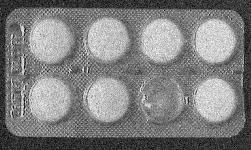
#> input picture ImageProcessing/image1.jpg, 251 x 150 px, found by its file name
$ jupyter execute DIP_EXAM_PART2.ipynb   (shell and % lines are left out)
#> lines starting #> are read from the running program, lines starting #| are printed output that depends on the picture; after the words box and inside, x2 and y2 are one past the last pixel; in counts of white or black regions, pixels touching at a corner belong together
[cell 1]
import cv2
import numpy as np
import matplotlib.pyplot as plt

# TO FIND THE CENTRE OF USED TABLET

[cell 2]
image = cv2.imread("/home/guru/Desktop/OpenCV/ImageProcessing/image1.jpg",0)
#> image is the input picture: shape (150, 251); min 0, max 255, mean 127.2

[cell 3]
cimg = cv2.imread("/home/guru/Desktop/OpenCV/ImageProcessing/image1.jpg")

[cell 4]
plt.imshow(image,cmap = "gray")

[cell 5]
img = cv2.medianBlur(image,5)
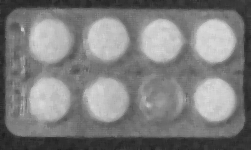
#> img: shape (150, 251); min 31, max 222, mean 126.6

[cell 6]
plt.imshow(img,cmap = "gray")

[cell 7]
circles = cv2.HoughCircles(img,cv2.HOUGH_GRADIENT,1,40,
                            param1=50,param2=30,minRadius=22,maxRadius=50)
#> circles = [[108.5, 101.5, 42.7], [42.5, 43.5, 35], [108.5, 40.5, 37.2], [53.5, 103.5, 33.8], [217.5, 97.5, 29.4], [217.5, 42.5, 27.2], [164.5, 99.5, 26.1], [162.5, 43.5, 23.8]]

[cell 8]
circles = np.uint16(np.around(circles))
#> circles = [[108, 102, 43], [42, 44, 35], [108, 40, 37], [54, 104, 34], [218, 98, 29], [218, 42, 27], [164, 100, 26], [162, 44, 24]]

[cell 9]
circles[0,:]
#> Out has the same summary as circles

[cell 10]
for i in circles[0,:]:
    # draw the outer circle
    cv2.circle(cimg,(i[0],i[1]),i[2],(0,255,0),2)
    # draw the center of the circle
    cv2.circle(cimg,(i[0],i[1]),2,(0,0,255),3)
#> this loop made 8 passes
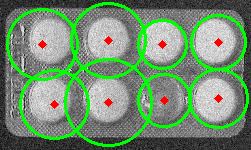
#> cimg: shape (150, 251, 3); 13.09% of pixels changed, all inside (x1, y1, x2, y2) = (6, 2, 249, 147)

[cell 11]
plt.imshow(cimg)

[cell 12]
#No of circles
len(circles[0,:])
#> Out = 8

[cell 13]
#Center
required = circles[0,:][6]
#> required = [164, 100, 26]

[cell 14]
required
#> Out = [164, 100, 26]

[cell 15]
#printing center
print (required[0])
#| 164
print (required[1])
#| 100

[cell 16]
#Printing radius
required[2]
#> Out = 26

[cell 17]
denoised = cv2.imread("/home/guru/Desktop/OpenCV/ImageProcessing/denoised.jpg",0)
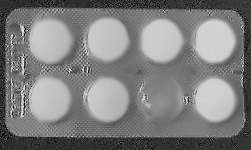
#> input picture ImageProcessing/denoised.jpg, 251 x 150 px, found by its file name
#> denoised is the input picture: shape (150, 251); min 0, max 244, mean 127

[cell 18]
circles = cv2.HoughCircles(img,cv2.HOUGH_GRADIENT,1,20,
                            param1=50,param2=30,minRadius=0,maxRadius=0)
#> circles = 31 rows, first 8: [98.5, 106.5, 48.5], [101.5, 68.5, 45.7], [45.5, 52.5, 43.6], [54.5, 80.5, 40.3], [136.5, 149.5, 85.9], [121.5, 93.5, 43.6], [85.5, 149.5, 89.7], [206.5, 48.5, 39.9]

[cell 19]
cimg = cv2.imread("/home/guru/Desktop/OpenCV/ImageProcessing/image1.jpg")

[cell 20]
circles = np.uint16(np.around(circles))
#> circles = 31 rows, first 8: [98, 106, 48], [102, 68, 46], [46, 52, 44], [54, 80, 40], [136, 150, 86], [122, 94, 44], [86, 150, 90], [206, 48, 40]

[cell 21]
circles[0,:]
#> Out has the same summary as circles

[cell 22]
for i in circles[0,:]:
    # draw the outer circle
    cv2.circle(cimg,(i[0],i[1]),i[2],(0,255,0),2)
    # draw the center of the circle
    cv2.circle(cimg,(i[0],i[1]),2,(0,0,255),3)
#> this loop made 31 passes
#> i on passes 1 to 12: [98, 106, 48], [102, 68, 46], [46, 52, 44], [54, 80, 40], [136, 150, 86], [122, 94, 44], [86, 150, 90], [206, 48, 40], [208, 96, 35], [106, 42, 35], [64, 40, 35], [170, 84, 32]
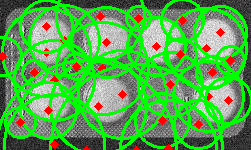
#> cimg: shape (150, 251, 3); mean B, G, R 78, 167.1, 85.6
